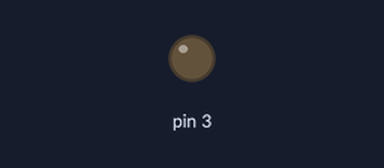
Simulated run of this sketch. Board: Arduino Uno, built with avr-gcc and run on an emulated ATmega328P. Parts: output pins drawn as LEDs (lit = HIGH).

Above: at 0.05 s.
At 0.75 s:
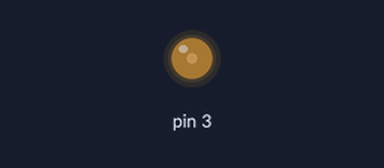
At 1.45 s:
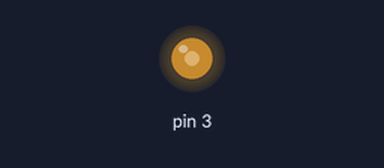
At 2.85 s:
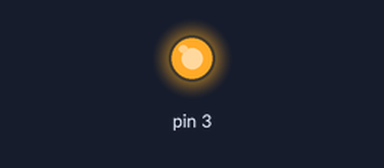
Timing chart, 0 to 6.6 s (numbered marks = the images above):
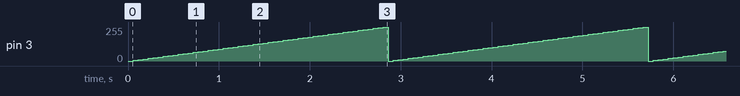

Measured:
- by itself, pin 3: ramps from 0/255 to 255/255 and jumps back, once every 2.9 s

The sketch:

pwm1.ino
```cpp
int procent =0;
int i=5;

void setup() {
  // put your setup code here, to run once:
  pinMode(3,OUTPUT);
}

void loop() {
  // put your main code here, to run repeatedly:
  analogWrite(3,procent);

  if(procent<255){
    procent = procent + i;

    }
    else{
      procent=0;
      }
      delay(55);
}
```
